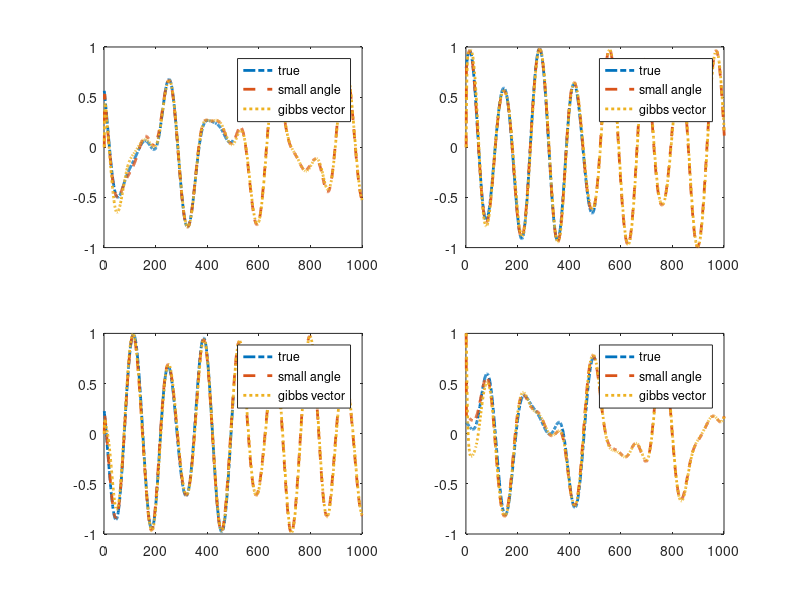
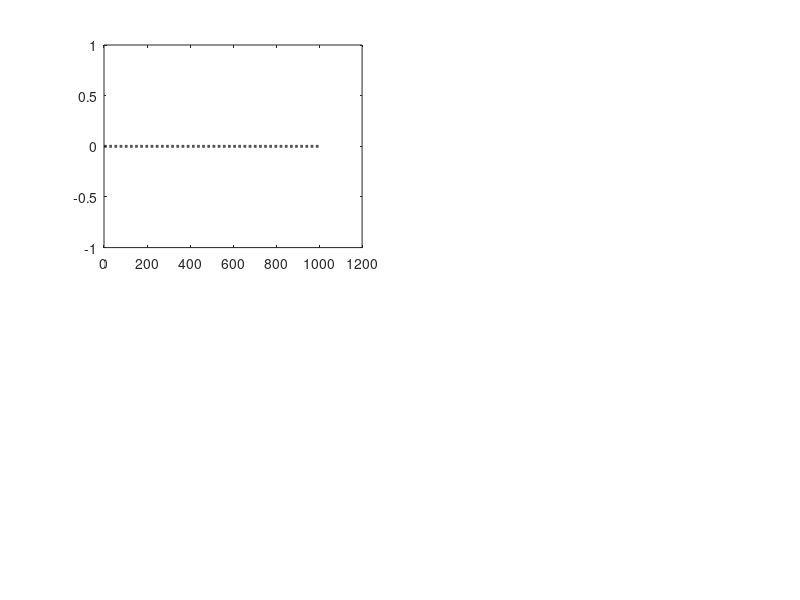

Reproduce these figures in MATLAB, in order. (Note: this script raises an error after producing the figures.)
%Script to compare attitude error representations
close all;
str_X_a_true = load('./Model_01_Matlab/X_a_true');
str_X_a_Est1 = load('./Model_01_Matlab/X_a_Estimated_01');
str_X_a_Est2 = load('./Model_01_Matlab/X_a_Estimated_02');

X_a_true = (str_X_a_true.X_a)';
X_a_Est1 = str_X_a_Est1.X_a_Estimated;
X_a_Est2 = str_X_a_Est2.X_a_Estimated;


figure;
title('quaternion details');
for iCount = 1:4
    
   subplot(2,2,iCount);
   plot(X_a_true(iCount,:),'linewidth',2,'linestyle','-.');hold all;
   plot(X_a_Est1(iCount,:),'linewidth',2,'linestyle','--');
   plot(X_a_Est2(iCount,:),'linewidth',2,'linestyle',':');   
   xlim([0,1000]);
   legend('true','small angle','gibbs vector');   
end

figure;
title('quaternion error');
for iCount = 1:4
   subplot(2,2,iCount);   
   plot(1:length(X_a_Est2),zeros(length(X_a_Est2),1),'k','linewidth',2,'linestyle','--');hold all;
   plot(X_a_Est1(iCount,:)-X_a_true(iCount,:),'linewidth',2);
   plot(X_a_Est2(iCount,:)-X_a_true(iCount,:),'linewidth',2);      
   xlim([0,1000]);
   ylim([-0.1,0.1]);
   legend('zero line','small angle /delta','gibbs vector /delta');   
end


figure;
title('omega and error details');
for iCount = 1:3
   subplot(3,2,2*iCount-1);
   plot(X_a_true(iCount+4,:),'linewidth',2,'linestyle','-.');hold all;
   plot(X_a_Est1(iCount+4,:),'linewidth',2,'linestyle','--');
   plot(X_a_Est2(iCount+4,:),'linewidth',2,'linestyle',':');   
   xlim([0,1000]);   
   legend('true','small angle','gibbs vector');   
end
for iCount = 1:3
   subplot(3,2,2*iCount);   
   plot(1:length(X_a_Est2),zeros(length(X_a_Est2),1),'k','linewidth',2,'linestyle','--');hold all;
   plot(X_a_Est1(iCount+4,:)-X_a_true(iCount+4,:),'linewidth',2);
   plot(X_a_Est2(iCount+4,:)-X_a_true(iCount+4,:),'linewidth',2);      
   xlim([0,1000]);
   ylim([-0.2,0.2]);
   legend('zero line','small angle /delta','gibbs vector /delta');   
end

figure;
title('r and error details');
for iCount = 1:3
   subplot(3,2,2*iCount-1);
   plot(X_a_true(iCount+7,:),'linewidth',2,'linestyle','-.');hold all;
   plot(X_a_Est1(iCount+7,:),'linewidth',2,'linestyle','--');
   plot(X_a_Est2(iCount+7,:),'linewidth',2,'linestyle',':');   
   xlim([0,1000]);   
   legend('true','small angle','gibbs vector');   
end
for iCount = 1:3
   subplot(3,2,2*iCount);   
   plot(1:length(X_a_Est2),zeros(length(X_a_Est2),1),'k','linewidth',2,'linestyle','--');hold all;
   plot(X_a_Est1(iCount+7,:)-X_a_true(iCount+7,:),'linewidth',2);
   plot(X_a_Est2(iCount+7,:)-X_a_true(iCount+7,:),'linewidth',2);      
   xlim([0,1000]);
   ylim([-0.2,0.2]);
   legend('zero line','small angle /delta','gibbs vector /delta');   
end

figure;
title('r_dot and error details');
for iCount = 1:3
   subplot(3,2,2*iCount-1);
   plot(X_a_true(iCount+10,:),'linewidth',2,'linestyle','-.');hold all;
   plot(X_a_Est1(iCount+10,:),'linewidth',2,'linestyle','--');
   plot(X_a_Est2(iCount+10,:),'linewidth',2,'linestyle',':');   
   xlim([0,1000]);  
   ylim([-0.1,0.1]);
   legend('true','small angle','gibbs vector');   
end
for iCount = 1:3
   subplot(3,2,2*iCount);   
   plot(1:length(X_a_Est2),zeros(length(X_a_Est2),1),'k','linewidth',2,'linestyle','--');hold all;
   plot(X_a_Est1(iCount+10,:)-X_a_true(iCount+10,:),'linewidth',2);
   plot(X_a_Est2(iCount+10,:)-X_a_true(iCount+10,:),'linewidth',2);      
   xlim([0,1000]);
   ylim([-0.01,0.01]);
   legend('zero line','small angle /delta','gibbs vector /delta');   
end




error_1 = X_a_true - X_a_Est1;
error_2 = X_a_true - X_a_Est2;

sq_error_1 = error_1.*error_1;
sq_error_2 = error_2.*error_2;

sum_sq_error_1 = sum(sq_error_1,1);
sum_sq_error_2 = sum(sq_error_2,1);

figure;
title('sum of squared errors');
plot(1:length(X_a_Est2),-4*ones(length(X_a_Est2),1),'k','linewidth',2,'linestyle','--');hold all;
plot(log(sum_sq_error_1)','linewidth',2);
plot(log(sum_sq_error_2)','linewidth',2);
xlim([0,1000]);
ylabel('log(sum of squared error)');
legend('1e-3 line','small angle','gibbs vector');